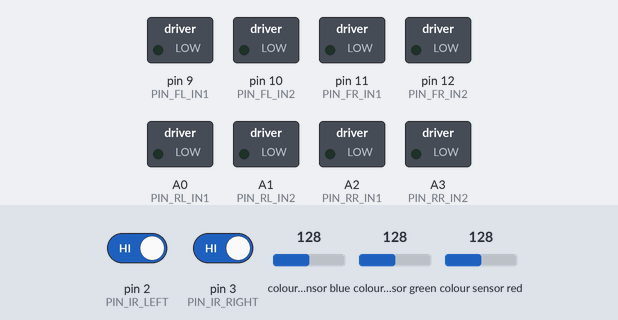
Bench run of a sketch on a simulated Arduino Nano, built with avr-gcc and run on an emulated ATmega328P. Shown: switched loads named in the sketch (green lamp = pin HIGH). Wiring (inferred from the names in the program): TCS3200 colour sensor: output pin 8; S2 pin 6; S3 pin 7; S0 pin 4; S1 pin 5. The test bench sets the inputs (shaded band); at power-on: pin 2 (PIN_IR_LEFT) HIGH, pin 3 (PIN_IR_RIGHT) HIGH, colour sensor blue 128, colour sensor green 128, colour sensor red 128. Pins used as bus, display or sensor lines are not drawn; what the sketch prints to the serial monitor is not drawn.

Above: at 3.2 s.
3.3 s: pin 2 (PIN_IR_LEFT) driven LOW
At 3.9 s:
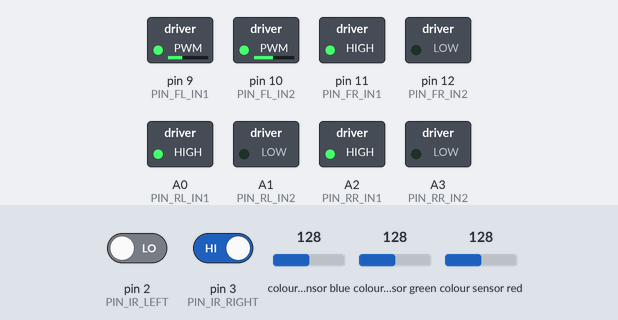
4.8 s: pin 3 (PIN_IR_RIGHT) driven LOW
At 6.0 s:
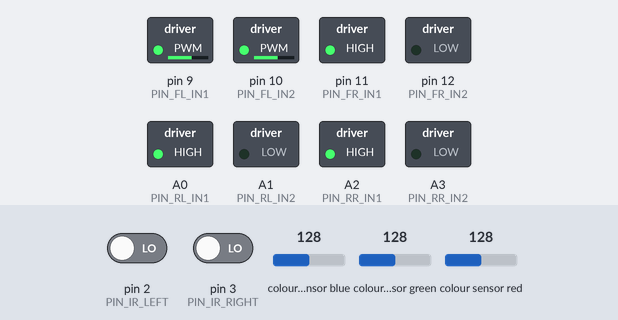
6.3 s: pin 2 (PIN_IR_LEFT) driven HIGH
At 6.8 s:
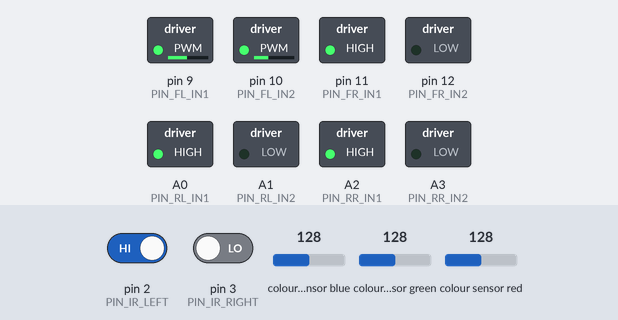
8.2 s: pin 3 (PIN_IR_RIGHT) driven HIGH
At 9.6 s:
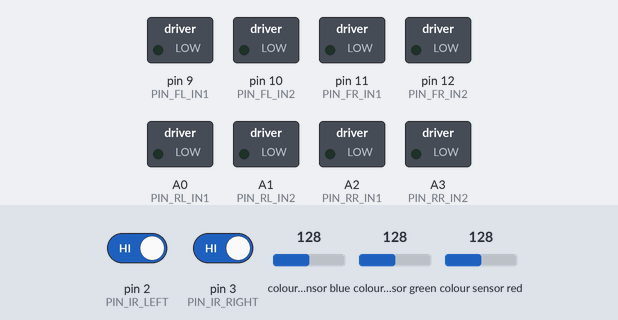
11.2 s: colour sensor blue set to 5
14.2 s: colour sensor green set to 123
At 15.4 s:
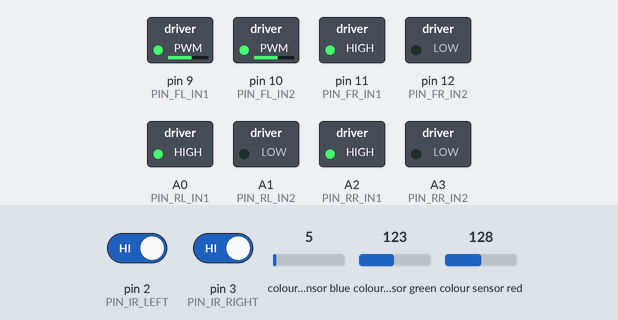
Timing chart, 0 to 17.1 s (numbered marks = the images above; inputs shaded):
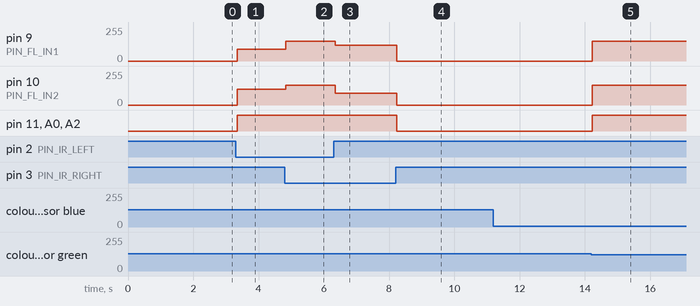

The sketch:

line_follower__1_.ino
```cpp
// ============================================================
//  LINE-FOLLOWING ROBOT  —  Arduino Nano
//  Hardware: 4 DC motors, 2 IR sensors, 1 TCS3200 color sensor
// ============================================================
//
//  LIBRARY REQUIRED:
//    None.  The TCS3200 color sensor is driven with raw
//    pulseIn() calls — no extra library needed.  The sensor
//    outputs a square wave whose frequency is proportional to
//    detected light; all reading logic is in readColorSensor().
//
//  GREEN LINE — START / END LOGIC:
//    Green is both the start and end line.
//    At power-on the robot sits on the green start line.
//    A "hasLeftStartLine" flag prevents it from immediately
//    re-detecting green as the finish.  The flag flips to true
//    once the robot leaves green (sees black floor or another
//    color) AND a minimum travel delay has elapsed.
//    After that, the next green detection stops the robot.
//
//  ORANGE INTERSECTION:
//    Orange means a multi-color intersection.
//    The robot always drives straight through orange.
//
// ============================================================


// ============================================================
//  SECTION 1 — PIN ASSIGNMENTS
//  Change these numbers to match your actual wiring.
//  All other code uses these names — only edit here.
// ============================================================

// --- IR Line Sensors (digital: LOW = on line, HIGH = off line)
const int PIN_IR_LEFT  = 2;   // Left  IR sensor OUT pin
const int PIN_IR_RIGHT = 3;   // Right IR sensor OUT pin

// --- TCS3200 Color Sensor
const int PIN_COLOR_S0  = 4;  // Frequency scaling S0
const int PIN_COLOR_S1  = 5;  // Frequency scaling S1
const int PIN_COLOR_S2  = 6;  // Filter select S2
const int PIN_COLOR_S3  = 7;  // Filter select S3
const int PIN_COLOR_OUT = 8;  // Frequency output from sensor

// --- Motor Driver (4 direction pins + 4 PWM speed pins)
//     Motor layout (top-down view):
//       Front-Left (FL)   Front-Right (FR)
//       Rear-Left  (RL)   Rear-Right  (RR)

const int PIN_FL_IN1 = 9;    // Front-Left  direction A
const int PIN_FL_IN2 = 10;   // Front-Left  direction B
const int PIN_FR_IN1 = 11;   // Front-Right direction A
const int PIN_FR_IN2 = 12;   // Front-Right direction B
const int PIN_RL_IN1 = A0;   // Rear-Left   direction A
const int PIN_RL_IN2 = A1;   // Rear-Left   direction B
const int PIN_RR_IN1 = A2;   // Rear-Right  direction A
const int PIN_RR_IN2 = A3;   // Rear-Right  direction B

// PWM enable pins (connect to ENA/ENB on L298N).
// If your board ties these HIGH permanently, you can remove
// the analogWrite() calls in the movement functions below.
const int PIN_FL_EN = 5;     // Front-Left  PWM  (must be PWM pin)
const int PIN_FR_EN = 6;     // Front-Right PWM  (must be PWM pin)
const int PIN_RL_EN = 9;     // Rear-Left   PWM  (must be PWM pin)
const int PIN_RR_EN = 10;    // Rear-Right  PWM  (must be PWM pin)

// NOTE: Nano PWM-capable pins are 3, 5, 6, 9, 10, 11.
//       Make sure all EN pins land on one of those.


// ============================================================
//  SECTION 2 — SPEED SETTINGS
//  Range 0 (stopped) to 255 (full speed).
//  Start low (~120) while testing so the robot is controllable.
// ============================================================

const int SPEED_FORWARD = 150;  // Normal cruising speed
const int SPEED_TURN    = 120;  // Speed of the faster side when correcting
const int SPEED_SLOW    =  90;  // Speed of the slower side when correcting


// ============================================================
//  SECTION 3 — COLOR SENSOR CALIBRATION
//
//  HOW TO CALIBRATE:
//    1. Upload this sketch and open the Serial Monitor (9600).
//    2. Uncomment the Serial.print lines inside readColorSensor()
//       at the bottom of this file.
//    3. Hold the sensor ~1–2 cm above each colored surface.
//    4. Note the printed R, G, B values (pulse-width in µs).
//       Lower value = sensor detects more of that color.
//    5. Set each color's MIN and MAX to bracket those readings
//       with a little margin (e.g. observed=40, set MIN=25 MAX=55).
//    6. Re-comment the Serial.print lines when done to speed
//       up the main loop.
//
//  The floor is BLACK — it absorbs all light, so all three
//  channels will read very HIGH numbers.  No thresholds are
//  needed for black; it falls through as COLOR_UNKNOWN.
// ============================================================

// ---- GREEN line thresholds  (START line & END line) --------
//  Green reflects strongly in G channel; R and B stay high.
const int GREEN_R_MIN = 80;   const int GREEN_R_MAX = 200;
const int GREEN_G_MIN = 10;   const int GREEN_G_MAX = 60;
const int GREEN_B_MIN = 80;   const int GREEN_B_MAX = 200;

// ---- ORANGE line thresholds  (INTERSECTION — go straight) --
//  Orange: strong R (low µs), medium G, very weak B (high µs).
const int ORANGE_R_MIN = 10;  const int ORANGE_R_MAX = 50;
const int ORANGE_G_MIN = 40;  const int ORANGE_G_MAX = 120;
const int ORANGE_B_MIN = 120; const int ORANGE_B_MAX = 255;

// ---- RED line thresholds -----------------------------------
const int RED_R_MIN = 10;    const int RED_R_MAX = 60;
const int RED_G_MIN = 80;    const int RED_G_MAX = 200;
const int RED_B_MIN = 80;    const int RED_B_MAX = 200;

// ---- BLUE line thresholds ----------------------------------
const int BLUE_R_MIN = 80;   const int BLUE_R_MAX = 200;
const int BLUE_G_MIN = 80;   const int BLUE_G_MAX = 200;
const int BLUE_B_MIN = 10;   const int BLUE_B_MAX = 60;

// ---- BLACK floor threshold ---------------------------------
//  All three channels read >= this value on black.
//  Raise this number if the robot misidentifies dark surfaces.
const int BLACK_CHANNEL_MIN = 250;


// ============================================================
//  SECTION 4 — START / END LINE TIMING
//
//  START_LEAVE_DELAY_MS:
//    Minimum milliseconds after startup before the robot will
//    ever treat green as the "end line".
//    This is a safety net — even if the sensor somehow still
//    sees green after physically leaving the start, the robot
//    won't stop until this delay has elapsed AND it has seen
//    a non-green reading at least once.
//    2000 ms (2 seconds) is a safe default.  Increase it if
//    your start line is wide and the robot crosses it slowly.
// ============================================================

const unsigned long START_LEAVE_DELAY_MS = 2000;


// ============================================================
//  SECTION 5 — COLOR ENUM
//  Symbolic names used throughout the sketch.
// ============================================================

enum LineColor {
  COLOR_UNKNOWN = 0,  // Black floor or unrecognized surface
  COLOR_GREEN,        // Start line / End line
  COLOR_ORANGE,       // Intersection — always go straight
  COLOR_RED,
  COLOR_BLUE
};


// ============================================================
//  SECTION 6 — STATE VARIABLES
//  Managed automatically — do not edit these values.
// ============================================================

// Becomes true once the robot has physically driven off the
// green start line.  Until then, green detections are ignored.
bool hasLeftStartLine = false;

// Timestamp (ms) set at the end of setup().
// Compared against millis() to enforce the minimum run time.
unsigned long startTime = 0;

// Set to true when the robot stops at the end line.
// The main loop checks this and keeps motors off permanently.
bool courseFinished = false;


// ============================================================
//  SECTION 7 — IR SENSOR CONVENTION
//  Swap the values here if your sensors output inverted logic.
// ============================================================

const int ON_LINE  = LOW;   // Sensor output when over the line
const int OFF_LINE = HIGH;  // Sensor output when off the line


// ============================================================
//  SECTION 8 — SETUP
// ============================================================

void setup() {
  Serial.begin(9600);

  // IR sensor pins — inputs
  pinMode(PIN_IR_LEFT,  INPUT);
  pinMode(PIN_IR_RIGHT, INPUT);

  // Color sensor control pins — outputs
  pinMode(PIN_COLOR_S0,  OUTPUT);
  pinMode(PIN_COLOR_S1,  OUTPUT);
  pinMode(PIN_COLOR_S2,  OUTPUT);
  pinMode(PIN_COLOR_S3,  OUTPUT);
  pinMode(PIN_COLOR_OUT, INPUT);

  // TCS3200 output frequency scaling.
  // S0=HIGH, S1=LOW → 20% scaling (good for Nano's pulseIn).
  // To use 2%:   S0=LOW,  S1=HIGH
  // To use 100%: S0=HIGH, S1=HIGH
  digitalWrite(PIN_COLOR_S0, HIGH);
  digitalWrite(PIN_COLOR_S1, LOW);

  // Motor direction pins — outputs
  pinMode(PIN_FL_IN1, OUTPUT); pinMode(PIN_FL_IN2, OUTPUT);
  pinMode(PIN_FR_IN1, OUTPUT); pinMode(PIN_FR_IN2, OUTPUT);
  pinMode(PIN_RL_IN1, OUTPUT); pinMode(PIN_RL_IN2, OUTPUT);
  pinMode(PIN_RR_IN1, OUTPUT); pinMode(PIN_RR_IN2, OUTPUT);

  // Motor enable (PWM) pins — outputs
  pinMode(PIN_FL_EN, OUTPUT); pinMode(PIN_FR_EN, OUTPUT);
  pinMode(PIN_RL_EN, OUTPUT); pinMode(PIN_RR_EN, OUTPUT);

  stopMotors();  // Ensure the robot is completely still at boot

  // Record the exact time setup finishes.
  // Used to enforce START_LEAVE_DELAY_MS before the end-line
  // detector becomes active.
  startTime = millis();

  Serial.println("=================================");
  Serial.println("  Line Follower — Ready");
  Serial.println("  Sitting on GREEN start line.");
  Serial.println("  Starting in 2 seconds...");
  Serial.println("=================================");
  delay(2000);  // Brief pause so you can stand clear
}


// ============================================================
//  SECTION 9 — MAIN LOOP
// ============================================================

void loop() {
  // Once the course is finished, keep motors off indefinitely.
  // Reset the Arduino to run the course again.
  if (courseFinished) {
    stopMotors();
    return;
  }

  followLine();
}


// ============================================================
//  SECTION 10 — MOVEMENT FUNCTIONS
// ============================================================

// Internal helper: set one motor's direction and speed.
void setMotor(int in1, int in2, int enPin, int spd, bool fwd) {
  analogWrite(enPin, spd);
  if (fwd) {
    digitalWrite(in1, HIGH);
    digitalWrite(in2, LOW);
  } else {
    digitalWrite(in1, LOW);
    digitalWrite(in2, HIGH);
  }
}

// Drive all four wheels forward at SPEED_FORWARD.
void moveForward() {
  setMotor(PIN_FL_IN1, PIN_FL_IN2, PIN_FL_EN, SPEED_FORWARD, true);
  setMotor(PIN_FR_IN1, PIN_FR_IN2, PIN_FR_EN, SPEED_FORWARD, true);
  setMotor(PIN_RL_IN1, PIN_RL_IN2, PIN_RL_EN, SPEED_FORWARD, true);
  setMotor(PIN_RR_IN1, PIN_RR_IN2, PIN_RR_EN, SPEED_FORWARD, true);
}

// Curve left: slow left wheels, fast right wheels.
// The robot bends left while still moving forward.
void turnLeft() {
  setMotor(PIN_FL_IN1, PIN_FL_IN2, PIN_FL_EN, SPEED_SLOW, true);
  setMotor(PIN_FR_IN1, PIN_FR_IN2, PIN_FR_EN, SPEED_TURN, true);
  setMotor(PIN_RL_IN1, PIN_RL_IN2, PIN_RL_EN, SPEED_SLOW, true);
  setMotor(PIN_RR_IN1, PIN_RR_IN2, PIN_RR_EN, SPEED_TURN, true);
}

// Curve right: slow right wheels, fast left wheels.
void turnRight() {
  setMotor(PIN_FL_IN1, PIN_FL_IN2, PIN_FL_EN, SPEED_TURN, true);
  setMotor(PIN_FR_IN1, PIN_FR_IN2, PIN_FR_EN, SPEED_SLOW, true);
  setMotor(PIN_RL_IN1, PIN_RL_IN2, PIN_RL_EN, SPEED_TURN, true);
  setMotor(PIN_RR_IN1, PIN_RR_IN2, PIN_RR_EN, SPEED_SLOW, true);
}

// Cut power to all motors immediately.
void stopMotors() {
  analogWrite(PIN_FL_EN, 0); analogWrite(PIN_FR_EN, 0);
  analogWrite(PIN_RL_EN, 0); analogWrite(PIN_RR_EN, 0);
  digitalWrite(PIN_FL_IN1, LOW); digitalWrite(PIN_FL_IN2, LOW);
  digitalWrite(PIN_FR_IN1, LOW); digitalWrite(PIN_FR_IN2, LOW);
  digitalWrite(PIN_RL_IN1, LOW); digitalWrite(PIN_RL_IN2, LOW);
  digitalWrite(PIN_RR_IN1, LOW); digitalWrite(PIN_RR_IN2, LOW);
}


// ============================================================
//  SECTION 11 — COLOR SENSOR FUNCTIONS
// ============================================================

// Read one channel of the TCS3200.
//   The sensor outputs a square wave.  pulseIn() measures how
//   long (µs) each LOW pulse lasts.  Shorter = more of that
//   color present.  Timeout = 100 ms (returns 0 on timeout).
//
//   Filter truth table:
//     S2    S3    Channel measured
//     LOW   LOW   Red
//     LOW   HIGH  Blue
//     HIGH  LOW   Clear (no filter — unused here)
//     HIGH  HIGH  Green
int readChannel(int s2State, int s3State) {
  digitalWrite(PIN_COLOR_S2, s2State);
  digitalWrite(PIN_COLOR_S3, s3State);
  delay(10);  // Let sensor settle after switching filter
  return (int) pulseIn(PIN_COLOR_OUT, LOW, 100000);
}

// Read fresh R, G, B values from the color sensor.
// Results are stored in the three variables passed by reference.
void readColorSensor(int &r, int &g, int &b) {
  r = readChannel(LOW,  LOW);   // Red channel
  g = readChannel(HIGH, HIGH);  // Green channel
  b = readChannel(LOW,  HIGH);  // Blue channel

  // ---- CALIBRATION DEBUG OUTPUT ----
  // Uncomment these lines while calibrating; re-comment after.
  // Serial.print("R="); Serial.print(r);
  // Serial.print(" G="); Serial.print(g);
  // Serial.print(" B="); Serial.println(b);
}

// Classify an R,G,B reading into a LineColor value.
// ORANGE is checked first — it shares red/green characteristics
// and must be caught before the individual color checks.
LineColor detectLineColor(int r, int g, int b) {

  // BLACK floor: all channels return very high values (no reflection).
  if (r >= BLACK_CHANNEL_MIN &&
      g >= BLACK_CHANNEL_MIN &&
      b >= BLACK_CHANNEL_MIN) {
    return COLOR_UNKNOWN;
  }

  // ORANGE — intersection signal, checked first for priority.
  if (r >= ORANGE_R_MIN && r <= ORANGE_R_MAX &&
      g >= ORANGE_G_MIN && g <= ORANGE_G_MAX &&
      b >= ORANGE_B_MIN && b <= ORANGE_B_MAX) {
    return COLOR_ORANGE;
  }

  // GREEN — start / end line.
  if (r >= GREEN_R_MIN && r <= GREEN_R_MAX &&
      g >= GREEN_G_MIN && g <= GREEN_G_MAX &&
      b >= GREEN_B_MIN && b <= GREEN_B_MAX) {
    return COLOR_GREEN;
  }

  // RED
  if (r >= RED_R_MIN && r <= RED_R_MAX &&
      g >= RED_G_MIN && g <= RED_G_MAX &&
      b >= RED_B_MIN && b <= RED_B_MAX) {
    return COLOR_RED;
  }

  // BLUE
  if (r >= BLUE_R_MIN && r <= BLUE_R_MAX &&
      g >= BLUE_G_MIN && g <= BLUE_G_MAX &&
      b >= BLUE_B_MIN && b <= BLUE_B_MAX) {
    return COLOR_BLUE;
  }

  return COLOR_UNKNOWN;
}


// ============================================================
//  SECTION 12 — START LINE DEPARTURE TRACKER
//
//  Call this every loop BEFORE acting on a green detection.
//
//  State machine:
//
//  [hasLeftStartLine = false]  ← initial state at boot
//    Robot is still on or very near the start line.
//    Green readings are silently ignored as "still at start".
//    The flag flips to TRUE only when BOTH are true:
//      (a) millis() - startTime  >=  START_LEAVE_DELAY_MS
//      (b) The current color is NOT green  (robot left the line)
//
//  [hasLeftStartLine = true]  ← active course-following state
//    Robot is out on the course.
//    The next green detection = end line → stop and finish.
// ============================================================

void updateStartLineState(LineColor currentColor) {
  if (!hasLeftStartLine) {
    bool delayElapsed = (millis() - startTime >= START_LEAVE_DELAY_MS);
    bool notOnGreen   = (currentColor != COLOR_GREEN);

    if (delayElapsed && notOnGreen) {
      hasLeftStartLine = true;
      Serial.println("--- Left start line. End-line detection is now ACTIVE. ---");
    }
  }
}


// ============================================================
//  SECTION 13 — LINE FOLLOWING LOGIC
//
//  Decision order each loop cycle:
//    1. Read IR sensors
//    2. Read and classify color sensor
//    3. Update start-line departure state
//    4. Handle GREEN (start ignore vs. end-line stop)
//    5. Handle ORANGE (intersection — go straight)
//    6. IR-based steering on normal path
// ============================================================

void followLine() {

  // --- 1. Read both IR sensors ---
  int leftSensor  = digitalRead(PIN_IR_LEFT);
  int rightSensor = digitalRead(PIN_IR_RIGHT);

  // --- 2. Read and classify the color sensor ---
  int r, g, b;
  readColorSensor(r, g, b);
  LineColor detectedColor = detectLineColor(r, g, b);

  // --- 3. Update start-line departure tracking ---
  //  Must run every cycle so the flag flips the moment the
  //  robot rolls clear of the start line.
  updateStartLineState(detectedColor);

  // --- 4. Handle GREEN ---
  if (detectedColor == COLOR_GREEN) {
    if (!hasLeftStartLine) {
      // Still near the start — drive forward and ignore.
      Serial.println("Green detected — still on start line, ignoring.");
      moveForward();
    } else {
      // Out on the course — this is the finish line.
      Serial.println(">>> END LINE REACHED — stopping. Course complete! <<<");
      stopMotors();
      courseFinished = true;
    }
    return;  // Do not execute IR steering below
  }

  // --- 5. Handle ORANGE intersection — always go straight ---
  if (detectedColor == COLOR_ORANGE) {
    Serial.println("Intersection (ORANGE) — proceeding straight.");
    moveForward();
    return;
  }

  // --- 6. Normal IR-based steering ---
  //
  //   Both ON    → centered          → full speed forward
  //   Left OFF   → drifted too left  → curve right to re-center
  //   Right OFF  → drifted too right → curve left  to re-center
  //   Both OFF   → line lost         → stop (add search here later)

  if (leftSensor == ON_LINE && rightSensor == ON_LINE) {
    moveForward();
  }
  else if (leftSensor == OFF_LINE && rightSensor == ON_LINE) {
    Serial.println("Drifted left — correcting right.");
    turnRight();
  }
  else if (leftSensor == ON_LINE && rightSensor == OFF_LINE) {
    Serial.println("Drifted right — correcting left.");
    turnLeft();
  }
  else {
    // Both sensors off the line.
    // Default: stop.  Replace with a spin-search routine if needed.
    Serial.println("Line lost — stopping.");
    stopMotors();
  }
}

// ============================================================
//  END OF SKETCH
// ============================================================
```

Measured:
- the behaviour switches between 128 and 127 on colour sensor green (found by bisection; images 4 and 5)
- after the input at 3.3 s, pin 9 (PIN_FL_IN1): 0/255 → 90/255 at once; pin 10 (PIN_FL_IN2): 0/255 → 120/255 at once; pin 11 (PIN_FR_IN1), A0 (PIN_RL_IN1), A2 (PIN_RR_IN1): LOW → HIGH at once
- after the input at 4.8 s, pin 9 (PIN_FL_IN1): 90/255 → 150/255 at once; pin 10 (PIN_FL_IN2): 120/255 → 150/255 at once
- after the input at 6.3 s, pin 9 (PIN_FL_IN1): 150/255 → 120/255 after 0.06 s; pin 10 (PIN_FL_IN2): 150/255 → 90/255 after 0.06 s
- after the input at 8.2 s, pin 9 (PIN_FL_IN1): 120/255 → 0/255 at once; pin 10 (PIN_FL_IN2): 90/255 → 0/255 at once; pin 11 (PIN_FR_IN1), A0 (PIN_RL_IN1), A2 (PIN_RR_IN1): HIGH → LOW at once
- after the input at 11.2 s, every drawn part: stays the same
- after the input at 14.2 s, pin 9 (PIN_FL_IN1), pin 10 (PIN_FL_IN2): 0/255 → 150/255 at once; pin 11 (PIN_FR_IN1), A0 (PIN_RL_IN1), A2 (PIN_RR_IN1): LOW → HIGH at once
